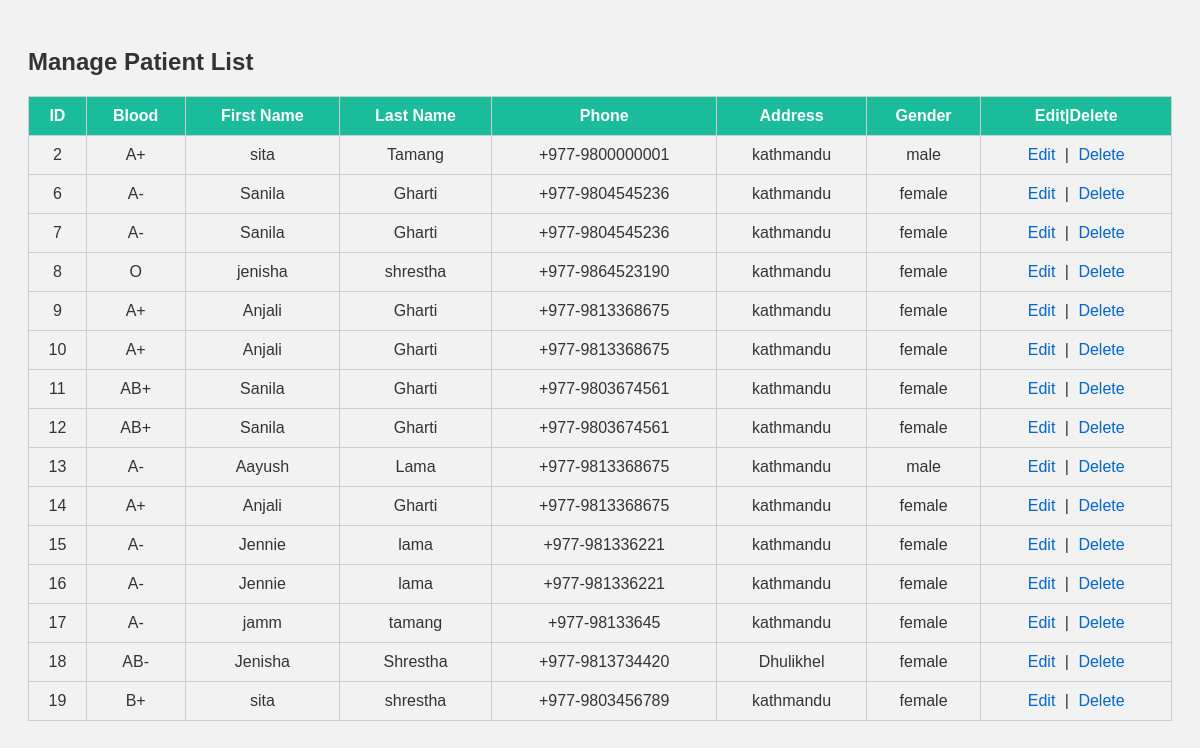
Page /php/patient/display.php on the committed database.
### tables this page shows
CREATE TABLE `patient` (
  `id` int(11) NOT NULL,
  `Blood` varchar(255) NOT NULL,
  `First_Name` varchar(255) NOT NULL,
  `Middle_Name` varchar(255) NOT NULL,
  `Last_Name` varchar(255) NOT NULL,
  `Phone` varchar(20) NOT NULL,
  `Address` varchar(255) NOT NULL,
  `Gender` varchar(255) NOT NULL,
  `donation_status` enum('pending','approved','rejected') NOT NULL DEFAULT 'pending'
);

### php/patient/display.php (the view, shortened to what this page needs)
<!DOCTYPE HTML>
<html>
<head>
</head>
<body>
<div class="container">
    <h2 class="title">Manage Patient List</h2>
    <table>
        <tr style="background-color: #1abc9c; color: #fff;">
            <th>ID</th>
            <th>Blood</th>
            <th>First Name</th>
            <th>Last Name</th>
            <th>Phone</th>
            <th>Address</th>
            <th>Gender</th>
            <th>Edit|Delete</th>
        </tr>
        <?php
        $conn = new mysqli("localhost", "root", "", "Project");
        $stmt = $conn->prepare("SELECT * FROM patient");
        $stmt->execute();
        $result = $stmt->get_result();
        while ($row = $result->fetch_assoc()) {
          echo "<tr>";
          echo "<td>" . $row['id'] . "</td>";
          echo "<td>" . $row['Blood'] . "</td>";
          echo "<td>" . $row['First_Name'] . "</td>";
          echo "<td>" . $row['Last_Name'] . "</td>";
          echo "<td>" . $row['Phone'] . "</td>";
          echo "<td>" . $row['Address'] . "</td>";
          echo "<td>" . $row['Gender'] . "</td>";
          echo "<td><a class='edit-link' href='Edit.php?id=" . $row['id'] . "'>Edit</a> | <a class='delete-link' href='delete.php?id=" . $row['id'] . "'>Delete</a></td>";
          echo "</tr>";
        }
        ?>
    </table>
</div>
</body>
</html>

### php/patient/display.php (style rules this page uses)
body { font-family: Arial, sans-serif; background-color: #f2f2f2; color: #333; }
.container { max-width: 1200px; margin: 0 auto; padding: 20px; }
table { width: 100%; border-collapse: collapse; margin-top: 20px; }
table th, table td { border: 1px solid #ccc; padding: 10px; text-align: center; }
table th { background-color: #1abc9c; color: #fff; }
table tr:nth-child(even) { background-color: #f2f2f2; }
.title { font-size: 24px; font-weight: bold; margin-bottom: 10px; }
.edit-link, .delete-link { color: #0066cc; text-decoration: none; margin: 0 5px; }

### rows in the picture
patient: id "2", Blood "A+", First_Name "sita", Last_Name "Tamang", Phone "+977-9800000001", Address "kathmandu", Gender "male"
patient: id "6", Blood "A-", First_Name "Sanila", Last_Name "Gharti", Phone "+977-9804545236", Address "kathmandu", Gender "female"
patient: id "7", Blood "A-", First_Name "Sanila", Last_Name "Gharti", Phone "+977-9804545236", Address "kathmandu", Gender "female"
patient: id "8", Blood "O", First_Name "jenisha", Last_Name "shrestha", Phone "+977-9864523190", Address "kathmandu", Gender "female"
patient: id "9", Blood "A+", First_Name "Anjali", Last_Name "Gharti", Phone "+977-9813368675", Address "kathmandu", Gender "female"
patient: id "10", Blood "A+", First_Name "Anjali", Last_Name "Gharti", Phone "+977-9813368675", Address "kathmandu", Gender "female"
patient: id "11", Blood "AB+", First_Name "Sanila", Last_Name "Gharti", Phone "+977-9803674561", Address "kathmandu", Gender "female"
patient: id "12", Blood "AB+", First_Name "Sanila", Last_Name "Gharti", Phone "+977-9803674561", Address "kathmandu", Gender "female"
patient: id "13", Blood "A-", First_Name "Aayush", Last_Name "Lama", Phone "+977-9813368675", Address "kathmandu", Gender "male"
patient: id "14", Blood "A+", First_Name "Anjali", Last_Name "Gharti", Phone "+977-9813368675", Address "kathmandu", Gender "female"
patient: id "15", Blood "A-", First_Name "Jennie", Last_Name "lama", Phone "+977-981336221", Address "kathmandu", Gender "female"
patient: id "16", Blood "A-", First_Name "Jennie", Last_Name "lama", Phone "+977-981336221", Address "kathmandu", Gender "female"
patient: id "17", Blood "A-", First_Name "jamm", Last_Name "tamang", Phone "+977-98133645", Address "kathmandu", Gender "female"
patient: id "18", Blood "AB-", First_Name "Jenisha", Last_Name "Shrestha", Phone "+977-9813734420", Address "Dhulikhel", Gender "female"
patient: id "19", Blood "B+", First_Name "sita", Last_Name "shrestha", Phone "+977-9803456789", Address "kathmandu", Gender "female"
